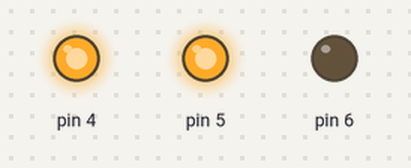
Bench run of a sketch on a simulated Arduino Uno, built with avr-gcc and run on an emulated ATmega328P. On the bench: output pins drawn as LEDs (lit = HIGH). What the sketch prints to the serial monitor is not drawn.

Above: at 0.1 s.
At 10.1 s:
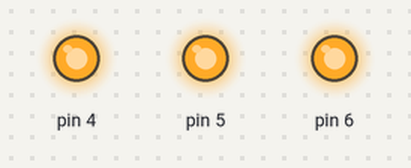
At 18.6 s:
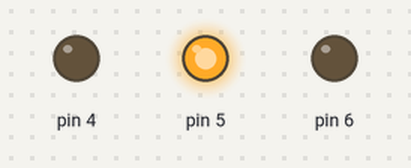
At 21.6 s:
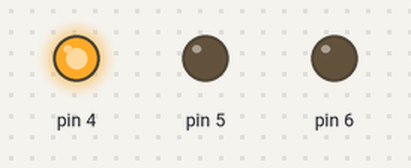
At 26.6 s:
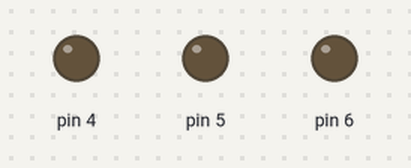
At 35.6 s:
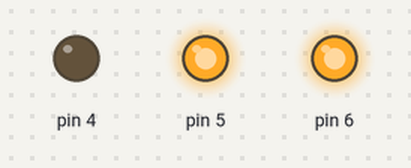
Timing chart, 0 to 40.0 s (numbered marks = the images above):
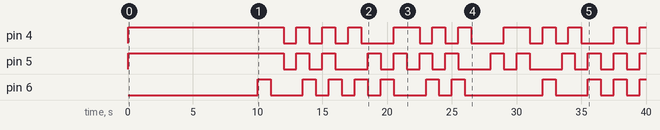

The sketch:

MultiMorseFlasher.ino
```cpp
/*
 * Flashing morse code LEDs.
 */

#define TIME_DIVISION_MILLIS 500  //milliseconds per morse time division
#define VERBOSE false             //serial port verbosity
#define SPECIAL_CODE " "          //repeat this for 200 50ms time divisions at startup
#define SPECIAL_CODE_LEN_CHARS 1  //set to the length of the string in the special code

/*
 * -----------------------------------------------------------------
 * class MorseAlphabet
 *
 * Below, I define a constant array mapping morse codes to ascii
 * characters.  The MorseAlphabet class accesses this array safely
 * with input validations.
 * -----------------------------------------------------------------
 */

// code - This struct represents the encoding of a single Morse character
struct code
{
  unsigned char bits; // right to left bit encoded, 1=-; 0=.
  unsigned char len;  //only len rightmost bits valid
};

#define ASCII_FIRST_CHARACTER_OFFSET 32

const code ascii_to_morse[] = { // right to left bit encoded, 1=-; 0=.
/*   = " "       */ { 0b000000, 0},
/* ! = "-.-.--"  */ { 0b110101, 6},
/* " = ".-..-."  */ { 0b010010, 6},
/* # = ""        */ { 0b111111, 0},
/* $ = ".-..."   */ { 0b000010, 5},
/* % = ""        */ { 0b111111, 0},
/* & = ""        */ { 0b111111, 0},
/* ' = ".----."  */ { 0b011110, 6},
/* ( = "-.--."   */ { 0b001101, 5},
/* ) = "-.--.-"  */ { 0b101101, 6},
/* * = ""        */ { 0b111111, 0},
/* + = ".-.-."   */ { 0b001010, 5},
/* , = "--..--"  */ { 0b110011, 6},
/* - = "-....-"  */ { 0b100001, 6},
/* . = ".-.-.-"  */ { 0b101010, 6},
/* / = "-..-."   */ { 0b001001, 5},
/* 0 = "-----"   */ { 0b011111, 5},
/* 1 = ".----"   */ { 0b011110, 5},
/* 2 = "..---"   */ { 0b011100, 5},
/* 3 = "...--"   */ { 0b011000, 5},
/* 4 = "....-"   */ { 0b010000, 5},
/* 5 = "....."   */ { 0b000000, 5},
/* 6 = "-...."   */ { 0b000001, 5},
/* 7 = "--..."   */ { 0b000011, 5},
/* 8 = "---.."   */ { 0b000111, 5},
/* 9 = "----."   */ { 0b001111, 5},
/* : = "---..."  */ { 0b000111, 6},
/* ; = "-.-.-."  */ { 0b010101, 6},
/* < = ""        */ { 0b111111, 0},
/* = = "-...-"   */ { 0b010001, 5},
/* > = ""        */ { 0b111111, 0},
/* ? = "..--.."  */ { 0b001100, 6},
/* @ = ".--.-."  */ { 0b010110, 6},
/* A = ".-"      */ { 0b000010, 2},
/* B = "-..."    */ { 0b000001, 4},
/* C = "-.-."    */ { 0b000101, 4},
/* D = "-.."     */ { 0b000001, 3},
/* E = "."       */ { 0b000000, 1},
/* F = "..-."    */ { 0b000100, 4},
/* G = "--."     */ { 0b000011, 3},
/* H = "...."    */ { 0b000000, 4},
/* I = ".."      */ { 0b000000, 2},
/* J = ".---"    */ { 0b001110, 4},
/* K = "-.-"     */ { 0b000101, 3},
/* L = ".-.."    */ { 0b000010, 4},
/* M = "--"      */ { 0b000011, 2},
/* N = "-."      */ { 0b000001, 2},
/* O = "---"     */ { 0b000111, 3},
/* P = ".--."    */ { 0b000110, 4},
/* Q = "--.-"    */ { 0b001011, 4},
/* R = ".-."     */ { 0b000010, 3},
/* S = "..."     */ { 0b000000, 3},
/* T = "-"       */ { 0b000001, 1},
/* U = "..-"     */ { 0b000100, 3},
/* V = "...-"    */ { 0b001000, 4},
/* W = ".--"     */ { 0b000110, 3},
/* X = "-..-"    */ { 0b001001, 4},
/* Y = "-.--"    */ { 0b001101, 4},
/* Z = "--.."    */ { 0b000011, 4}
};

class MorseAlphabet
{
  private:
  // Retrieve the index in the array for a given ascii character
  unsigned int get_code_id(char letter)
  {
    unsigned int rv;
    // Only allow upper case letters
    if(isUpperCase(letter))
    {
      rv = letter - ASCII_FIRST_CHARACTER_OFFSET;
    }
    else
    {
      Serial.println("Out of bounds character detected: "); Serial.println(letter);
      rv = 0;  //return space if out of bounds
    }
    return rv;
  }


  public:
  // Get the length of the morse code for the given letter
  unsigned char get_code_len(char letter)
  {
    unsigned int code_id = get_code_id(letter);
    return ascii_to_morse[code_id].len;
  }

  // get the bitfield of the morse code for the given letter
  unsigned char get_code_bits(char letter)
  {
    unsigned int code_id = get_code_id(letter);
    return ascii_to_morse[code_id].bits;
  }

  // get the bit at a specific offset in a char
  bool get_code_bit(char letter, int bit_offset)
  {
    if(bit_offset >= 8 || bit_offset < 0)
    {
      //input is out of bounds
      Serial.print("WARNING: Bad bit offset requested: ");Serial.println(bit_offset);
      return false;
    }
    unsigned int bits = this->get_code_bits(letter);
    bool rv = (bits << bit_offset) & 1;
    return rv;
  }

  // just a more readable wrapper for get_code_bit
  bool is_dash(char letter, int bit_offset)
  {
    return get_code_bit(letter, bit_offset);
  }
};


/*
 * -----------------------------------------------------------------
 * class WordFlasher
 *
 * This class will flash words in morse code using the MorseAlphabet
 *  class.
 *
 * Call the run_flash() method once every time division to set the
 *   state of the selected digital output.
 * -----------------------------------------------------------------
 */
MorseAlphabet alpha;

class WordFlasher
{
private:
  enum blinkstate {
    notstarted,
    dotting,
    dashing,
    spacing,
    ofsetting
  } blink_state;

  unsigned int len;        //the length of the word
  char * word_string;      //the word to blink
  unsigned int output_pin; //this is the pin which will blink (class will set up the output mode in constructor)
  int time_div_countdown, code_offset, bit_offset;  //counters for iteration

public:
  //Constructor - instantiate a word, like "EVAN"
  WordFlasher(const char* word_string, unsigned int len, int output_pin)
  {
    this->time_div_countdown = 0;
    this->word_string = (char*)word_string;
    this->len = len;
    this->output_pin = output_pin;

    pinMode(this->output_pin, OUTPUT);
    this->reset();
  }

private:
  void reset()
  {
    this->code_offset = 0; //how many codes have we completed
    this->bit_offset = 0;  //how many bits have we completed
    this->blink_state = notstarted; //same as space, ready to transition to a dot or dash immediately.
    digitalWrite(this->output_pin, HIGH);
  }

  void space(int num_time_divisions)
  {
    blink_state = spacing;
    digitalWrite(this->output_pin, LOW);
    time_div_countdown = num_time_divisions;
  }

  void dot()
  {
    blink_state=dotting;
    time_div_countdown = 1; // 1 time division per dot
    digitalWrite(this->output_pin, HIGH);
  }

  void dash()
  {
    blink_state=dashing;
    time_div_countdown = 3; // 3 time divisions per dash
    digitalWrite(this->output_pin, HIGH);
  }

  void word_offset()
  {
    blink_state=ofsetting;
    time_div_countdown=7;  // 7 time divisions between words
    digitalWrite(this->output_pin, LOW);
  }

public:
  void runflash()
  {
    if(VERBOSE){Serial.println(time_div_countdown);}
    if(time_div_countdown-- <= 0)  //only take new action if we're done with our previous action
      switch (blink_state) {
        case notstarted:
        case spacing:
          if(VERBOSE){Serial.println("spacing");}
          // Lookup whether the next bit I want to read is beyond the length of the code I'm currently playing.
          if(this->bit_offset >= alpha.get_code_len(word_string[this->code_offset]))
          {
            //no dots or dashes left we need a new code
            //  I have just run out of bits,
            //   reset the bit offset and increment the letter offset.
            this->code_offset++;  //move to next letter
            Serial.print("new letter: "); Serial.write(this->word_string[this->code_offset]); Serial.println("");
            this->bit_offset = 0; //start at beginning of that next letter
            //   if I have run out of letters, call (offset) which will put me into offsetting state
            if(this->code_offset >= this->len - 1 )
            {
              //I have run out of letters call an offset, which will lead to me restarting.
              this->word_offset();
            }
            else
            {
              //put two more time divisions in before starting the next letter, per the morse standard
              space(2);
            }
          }
          else  //I still have dots or dashes to blink, start the next one
          {
            // call dot() or dash()
            if( alpha.is_dash(this->word_string[this->code_offset], this->bit_offset) )
              dash();
            else
              dot();

            // Shift the bits by one more bit number for the next time around
            this->bit_offset++;
            if(VERBOSE){Serial.print("letter: "); Serial.write(this->word_string[this->code_offset]); Serial.println("");}
            if(VERBOSE){Serial.print("len: "); Serial.println(alpha.get_code_len(word_string[this->code_offset]));}
            if(VERBOSE){Serial.print("binary pattern: "); Serial.println(alpha.get_code_bits(word_string[this->code_offset]),BIN);}
            if(VERBOSE){Serial.print("offsetting bits by "); Serial.println(this->bit_offset);}
          }
          break;
        case dotting:
          if(VERBOSE){Serial.print("dotting");}
        case dashing:
          if(VERBOSE){Serial.println("dashing");}
          this->space(1); //always put a space after a dot or a dash.
          break;
        case ofsetting:
          if(VERBOSE){Serial.println("ofsetting");}
          this->reset();
          this->space(1);
          break;
        default:
          Serial.println("ERROR: An unkown state has been encountered.  State machine failed.");
          break;
      }
  }
};

/*
 * -----------------------------------------------------------------
 * setup()
 *
 * Creates instances of word flashers for all words I want to flash
 * -----------------------------------------------------------------
 */

WordFlasher *evan;
WordFlasher * cooper;
WordFlasher * oliver;
WordFlasher * special_code;

void setup() {
  // Setup the debug serial port
  Serial.begin(9600);

  // put your setup code here, to run once:
  evan   = new WordFlasher("EVAN",4, 6);
  cooper = new WordFlasher("COOPER",6, 4);
  oliver = new WordFlasher("OLIVER",6, 5);

  //flash this only when I push the reset button.
  special_code = new WordFlasher(SPECIAL_CODE, SPECIAL_CODE_LEN_CHARS, 6);//it's ok to share this pin.

  //only do 200 time divisions for the special startup code
  for(int i=0; i<200; i++)
  {
    special_code->runflash();
    delay(50);
  }
}

/*
 * -----------------------------------------------------------------
 * loop()
 *
 * Once set up, I just call runflash() for each of my words that I
 *   want to blink, once per time division.
 * -----------------------------------------------------------------
 */
void loop() {
  evan->runflash();
  cooper->runflash();
  oliver->runflash();

  delay(TIME_DIVISION_MILLIS);

}
```

Measured:
- by itself, pin 4: HIGH → LOW at 12.0 s, → HIGH 1.0 s later, → LOW 1.0 s later, → HIGH 1.0 s later, … (22 changes in this stretch)
- by itself, pin 5: HIGH → LOW at 12.0 s, → HIGH 1.0 s later, → LOW 1.0 s later, → HIGH 1.0 s later, … (24 changes in this stretch)
- by itself, pin 6: LOW → HIGH at 10.0 s, → LOW 1.0 s later, → HIGH 2.5 s later, → LOW 1.0 s later, … (21 changes in this stretch)
